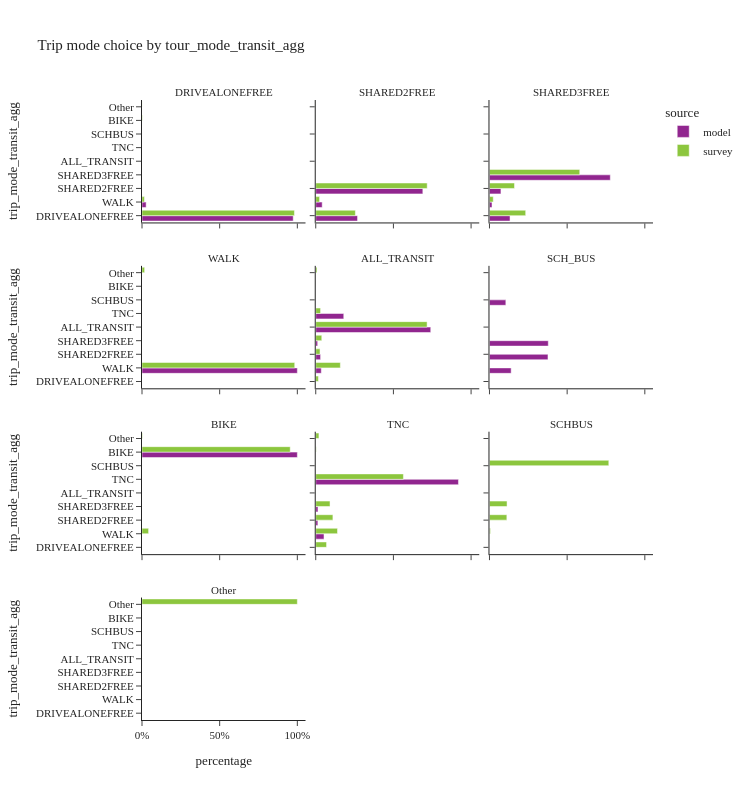
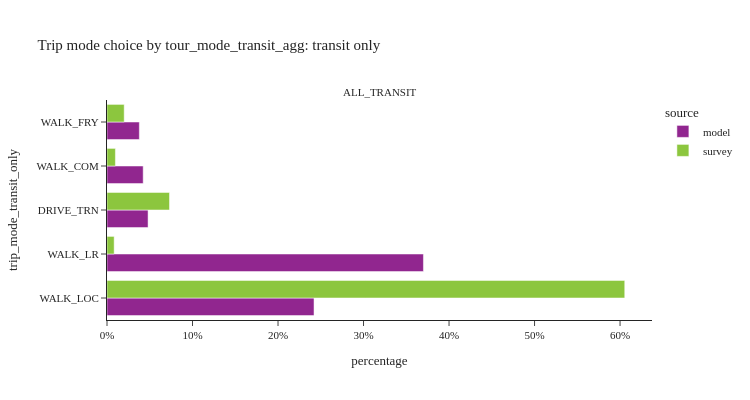

The notebook cell these images were saved under, in order:
### Code cell
trip_mode_choice_seg(segment_col='tour_mode_transit_agg', height=[800, 400])

### Figure 1 — Plotly figure (JSON) as saved in the notebook; plotly's stock layout.template omitted (floating-point values rounded to 4 significant figures)
{"data": [{"alignmentgroup": "True", "customdata": [[5004462], [136901]], "hovertemplate": "source=model<br>tour_mode_transit_agg=DRIVEALONEFREE<br>percentage=%{x}<br>trip_mode_transit_agg=%{y}<br>sample_size=%{customdata[0]}<extra></extra>", "legendgroup": "model", "marker": {"color": "#91268F", "pattern": {"shape": ""}}, "name": "model", "offsetgroup": "model", "orientation": "h", "showlegend": true, "textposition": "auto", "type": "bar", "x": [0.9734, 0.02663], "xaxis": "x10", "y": ["DRIVEALONEFREE", "WALK"], "yaxis": "y10"}, {"alignmentgroup": "True", "customdata": [[930259], [2383877], [143436]], "hovertemplate": "source=model<br>tour_mode_transit_agg=SHARED2FREE<br>percentage=%{x}<br>trip_mode_transit_agg=%{y}<br>sample_size=%{customdata[0]}<extra></extra>", "legendgroup": "model", "marker": {"color": "#91268F", "pattern": {"shape": ""}}, "name": "model", "offsetgroup": "model", "orientation": "h", "showlegend": false, "textposition": "auto", "type": "bar", "x": [0.269, 0.6895, 0.04148], "xaxis": "x11", "y": ["DRIVEALONEFREE", "SHARED2FREE", "WALK"], "yaxis": "y11"}, {"alignmentgroup": "True", "customdata": [[261413], [145781], [1537020], [32244]], "hovertemplate": "source=model<br>tour_mode_transit_agg=SHARED3FREE<br>percentage=%{x}<br>trip_mode_transit_agg=%{y}<br>sample_size=%{customdata[0]}<extra></extra>", "legendgroup": "model", "marker": {"color": "#91268F", "pattern": {"shape": ""}}, "name": "model", "offsetgroup": "model", "orientation": "h", "showlegend": false, "textposition": "auto", "type": "bar", "x": [0.1323, 0.07376, 0.7777, 0.01631], "xaxis": "x12", "y": ["DRIVEALONEFREE", "SHARED2FREE", "SHARED3FREE", "WALK"], "yaxis": "y12"}, {"alignmentgroup": "True", "customdata": [[1288420]], "hovertemplate": "source=model<br>tour_mode_transit_agg=WALK<br>percentage=%{x}<br>trip_mode_transit_agg=%{y}<br>sample_size=%{customdata[0]}<extra></extra>", "legendgroup": "model", "marker": {"color": "#91268F", "pattern": {"shape": ""}}, "name": "model", "offsetgroup": "model", "orientation": "h", "showlegend": false, "textposition": "auto", "type": "bar", "x": [1.0], "xaxis": "x7", "y": ["WALK"], "yaxis": "y7"}, {"alignmentgroup": "True", "customdata": [[6281], [2493], [7203], [149144], [36343]], "hovertemplate": "source=model<br>tour_mode_transit_agg=ALL_TRANSIT<br>percentage=%{x}<br>trip_mode_transit_agg=%{y}<br>sample_size=%{customdata[0]}<extra></extra>", "legendgroup": "model", "marker": {"color": "#91268F", "pattern": {"shape": ""}}, "name": "model", "offsetgroup": "model", "orientation": "h", "showlegend": false, "textposition": "auto", "type": "bar", "x": [0.03118, 0.01237, 0.03575, 0.7403, 0.1804], "xaxis": "x8", "y": ["SHARED2FREE", "SHARED3FREE", "WALK", "ALL_TRANSIT", "TNC"], "yaxis": "y8"}, {"alignmentgroup": "True", "customdata": [[119238], [119851], [44178], [33346]], "hovertemplate": "source=model<br>tour_mode_transit_agg=SCH_BUS<br>percentage=%{x}<br>trip_mode_transit_agg=%{y}<br>sample_size=%{customdata[0]}<extra></extra>", "legendgroup": "model", "marker": {"color": "#91268F", "pattern": {"shape": ""}}, "name": "model", "offsetgroup": "model", "orientation": "h", "showlegend": false, "textposition": "auto", "type": "bar", "x": [0.3766, 0.3785, 0.1395, 0.1053], "xaxis": "x9", "y": ["SHARED2FREE", "SHARED3FREE", "WALK", "SCHBUS"], "yaxis": "y9"}, {"alignmentgroup": "True", "customdata": [[33227]], "hovertemplate": "source=model<br>tour_mode_transit_agg=BIKE<br>percentage=%{x}<br>trip_mode_transit_agg=%{y}<br>sample_size=%{customdata[0]}<extra></extra>", "legendgroup": "model", "marker": {"color": "#91268F", "pattern": {"shape": ""}}, "name": "model", "offsetgroup": "model", "orientation": "h", "showlegend": false, "textposition": "auto", "type": "bar", "x": [1.0], "xaxis": "x4", "y": ["BIKE"], "yaxis": "y4"}, {"alignmentgroup": "True", "customdata": [[2149], [2276], [8386], [144720]], "hovertemplate": "source=model<br>tour_mode_transit_agg=TNC<br>percentage=%{x}<br>trip_mode_transit_agg=%{y}<br>sample_size=%{customdata[0]}<extra></extra>", "legendgroup": "model", "marker": {"color": "#91268F", "pattern": {"shape": ""}}, "name": "model", "offsetgroup": "model", "orientation": "h", "showlegend": false, "textposition": "auto", "type": "bar", "x": [0.01364, 0.01445, 0.05323, 0.9187], "xaxis": "x5", "y": ["SHARED2FREE", "SHARED3FREE", "WALK", "TNC"], "yaxis": "y5"}, {"alignmentgroup": "True", "customdata": [[10341], [345], [23], [40]], "hovertemplate": "source=survey<br>tour_mode_transit_agg=DRIVEALONEFREE<br>percentage=%{x}<br>trip_mode_transit_agg=%{y}<br>sample_size=%{customdata[0]}<extra></extra>", "legendgroup": "survey", "marker": {"color": "#8CC63E", "pattern": {"shape": ""}}, "name": "survey", "offsetgroup": "survey", "orientation": "h", "showlegend": true, "textposition": "auto", "type": "bar", "x": [0.9813, 0.01549, 0.002608, 0.0005723], "xaxis": "x10", "y": ["DRIVEALONEFREE", "WALK", "BIKE", "Other"], "yaxis": "y10"}, {"alignmentgroup": "True", "customdata": [[1284], [3863], [172], [12], [20]], "hovertemplate": "source=survey<br>tour_mode_transit_agg=SHARED2FREE<br>percentage=%{x}<br>trip_mode_transit_agg=%{y}<br>sample_size=%{customdata[0]}<extra></extra>", "legendgroup": "survey", "marker": {"color": "#8CC63E", "pattern": {"shape": ""}}, "name": "survey", "offsetgroup": "survey", "orientation": "h", "showlegend": false, "textposition": "auto", "type": "bar", "x": [0.2552, 0.7175, 0.02462, 0.00147, 0.001286], "xaxis": "x11", "y": ["DRIVEALONEFREE", "SHARED2FREE", "WALK", "BIKE", "Other"], "yaxis": "y11"}, {"alignmentgroup": "True", "customdata": [[516], [430], [1875], [132], [5]], "hovertemplate": "source=survey<br>tour_mode_transit_agg=SHARED3FREE<br>percentage=%{x}<br>trip_mode_transit_agg=%{y}<br>sample_size=%{customdata[0]}<extra></extra>", "legendgroup": "survey", "marker": {"color": "#8CC63E", "pattern": {"shape": ""}}, "name": "survey", "offsetgroup": "survey", "orientation": "h", "showlegend": false, "textposition": "auto", "type": "bar", "x": [0.2331, 0.161, 0.581, 0.0242, 0.0005997], "xaxis": "x12", "y": ["DRIVEALONEFREE", "SHARED2FREE", "SHARED3FREE", "WALK", "BIKE"], "yaxis": "y12"}, {"alignmentgroup": "True", "customdata": [[5239], [64]], "hovertemplate": "source=survey<br>tour_mode_transit_agg=WALK<br>percentage=%{x}<br>trip_mode_transit_agg=%{y}<br>sample_size=%{customdata[0]}<extra></extra>", "legendgroup": "survey", "marker": {"color": "#8CC63E", "pattern": {"shape": ""}}, "name": "survey", "offsetgroup": "survey", "orientation": "h", "showlegend": false, "textposition": "auto", "type": "bar", "x": [0.9831, 0.01687], "xaxis": "x7", "y": ["WALK", "Other"], "yaxis": "y7"}, {"alignmentgroup": "True", "customdata": [[68], [108], [49], [494], [1534], [2], [11], [34], [28]], "hovertemplate": "source=survey<br>tour_mode_transit_agg=ALL_TRANSIT<br>percentage=%{x}<br>trip_mode_transit_agg=%{y}<br>sample_size=%{customdata[0]}<extra></extra>", "legendgroup": "survey", "marker": {"color": "#8CC63E", "pattern": {"shape": ""}}, "name": "survey", "offsetgroup": "survey", "orientation": "h", "showlegend": false, "textposition": "auto", "type": "bar", "x": [0.017, 0.02754, 0.03883, 0.1584, 0.7169, 0.0008184, 0.001305, 0.03106, 0.008149], "xaxis": "x8", "y": ["DRIVEALONEFREE", "SHARED2FREE", "SHARED3FREE", "WALK", "ALL_TRANSIT", "SCHBUS", "BIKE", "TNC", "Other"], "yaxis": "y8"}, {"alignmentgroup": "True", "customdata": [[67], [754], [4]], "hovertemplate": "source=survey<br>tour_mode_transit_agg=BIKE<br>percentage=%{x}<br>trip_mode_transit_agg=%{y}<br>sample_size=%{customdata[0]}<extra></extra>", "legendgroup": "survey", "marker": {"color": "#8CC63E", "pattern": {"shape": ""}}, "name": "survey", "offsetgroup": "survey", "orientation": "h", "showlegend": false, "textposition": "auto", "type": "bar", "x": [0.04243, 0.9541, 0.003427], "xaxis": "x4", "y": ["WALK", "BIKE", "Other"], "yaxis": "y4"}, {"alignmentgroup": "True", "customdata": [[10], [16], [6], [43], [1], [99], [14]], "hovertemplate": "source=survey<br>tour_mode_transit_agg=TNC<br>percentage=%{x}<br>trip_mode_transit_agg=%{y}<br>sample_size=%{customdata[0]}<extra></extra>", "legendgroup": "survey", "marker": {"color": "#8CC63E", "pattern": {"shape": ""}}, "name": "survey", "offsetgroup": "survey", "orientation": "h", "showlegend": false, "textposition": "auto", "type": "bar", "x": [0.06963, 0.1104, 0.0919, 0.1401, 0.002979, 0.5644, 0.02056], "xaxis": "x5", "y": ["DRIVEALONEFREE", "SHARED2FREE", "SHARED3FREE", "WALK", "BIKE", "TNC", "Other"], "yaxis": "y5"}, {"alignmentgroup": "True", "customdata": [[40], [29], [10], [218], [1]], "hovertemplate": "source=survey<br>tour_mode_transit_agg=SCHBUS<br>percentage=%{x}<br>trip_mode_transit_agg=%{y}<br>sample_size=%{customdata[0]}<extra></extra>", "legendgroup": "survey", "marker": {"color": "#8CC63E", "pattern": {"shape": ""}}, "name": "survey", "offsetgroup": "survey", "orientation": "h", "showlegend": false, "textposition": "auto", "type": "bar", "x": [0.1118, 0.1131, 0.00624, 0.7681, 0.0006736], "xaxis": "x6", "y": ["SHARED2FREE", "SHARED3FREE", "WALK", "SCHBUS", "BIKE"], "yaxis": "y6"}, {"alignmentgroup": "True", "customdata": [[259]], "hovertemplate": "source=survey<br>tour_mode_transit_agg=Other<br>percentage=%{x}<br>trip_mode_transit_agg=%{y}<br>sample_size=%{customdata[0]}<extra></extra>", "legendgroup": "survey", "marker": {"color": "#8CC63E", "pattern": {"shape": ""}}, "name": "survey", "offsetgroup": "survey", "orientation": "h", "showlegend": false, "textposition": "auto", "type": "bar", "x": [1.0], "xaxis": "x", "y": ["Other"], "yaxis": "y"}], "layout": {"annotations": [{"font": {}, "showarrow": false, "text": "Other", "x": 0.16, "xanchor": "center", "xref": "paper", "y": 0.1975, "yanchor": "bottom", "yref": "paper"}, {"font": {}, "showarrow": false, "text": "BIKE", "x": 0.16, "xanchor": "center", "xref": "paper", "y": 0.465, "yanchor": "bottom", "yref": "paper"}, {"font": {}, "showarrow": false, "text": "TNC", "x": 0.5, "xanchor": "center", "xref": "paper", "y": 0.465, "yanchor": "bottom", "yref": "paper"}, {"font": {}, "showarrow": false, "text": "SCHBUS", "x": 0.84, "xanchor": "center", "xref": "paper", "y": 0.465, "yanchor": "bottom", "yref": "paper"}, {"font": {}, "showarrow": false, "text": "WALK", "x": 0.16, "xanchor": "center", "xref": "paper", "y": 0.7325, "yanchor": "bottom", "yref": "paper"}, {"font": {}, "showarrow": false, "text": "ALL_TRANSIT", "x": 0.5, "xanchor": "center", "xref": "paper", "y": 0.7325, "yanchor": "bottom", "yref": "paper"}, {"font": {}, "showarrow": false, "text": "SCH_BUS", "x": 0.84, "xanchor": "center", "xref": "paper", "y": 0.7325, "yanchor": "bottom", "yref": "paper"}, {"font": {}, "showarrow": false, "text": "DRIVEALONEFREE", "x": 0.16, "xanchor": "center", "xref": "paper", "y": 1.0, "yanchor": "bottom", "yref": "paper"}, {"font": {}, "showarrow": false, "text": "SHARED2FREE", "x": 0.5, "xanchor": "center", "xref": "paper", "y": 1.0, "yanchor": "bottom", "yref": "paper"}, {"font": {}, "showarrow": false, "text": "SHARED3FREE", "x": 0.84, "xanchor": "center", "xref": "paper", "y": 1.0, "yanchor": "bottom", "yref": "paper"}], "barmode": "group", "height": 800, "legend": {"title": {"text": "source"}, "tracegroupgap": 0}, "title": {"text": "Trip mode choice by tour_mode_transit_agg"}, "width": 750, "xaxis": {"anchor": "y", "domain": [0.0, 0.32], "tickformat": ".0%", "title": {"text": "percentage"}}, "xaxis10": {"anchor": "y10", "domain": [0.0, 0.32], "matches": "x", "showticklabels": false, "tickformat": ".0%"}, "xaxis11": {"anchor": "y11", "domain": [0.34, 0.66], "matches": "x", "showticklabels": false, "tickformat": ".0%"}, "xaxis12": {"anchor": "y12", "domain": [0.68, 1.0], "matches": "x", "showticklabels": false, "tickformat": ".0%"}, "xaxis2": {"anchor": "y2", "domain": [0.34, 0.66], "matches": "x", "tickformat": ".0%", "title": {"text": "percentage"}}, "xaxis3": {"anchor": "y3", "domain": [0.68, 1.0], "matches": "x", "tickformat": ".0%", "title": {"text": "percentage"}}, "xaxis4": {"anchor": "y4", "domain": [0.0, 0.32], "matches": "x", "showticklabels": false, "tickformat": ".0%"}, "xaxis5": {"anchor": "y5", "domain": [0.34, 0.66], "matches": "x", "showticklabels": false, "tickformat": ".0%"}, "xaxis6": {"anchor": "y6", "domain": [0.68, 1.0], "matches": "x", "showticklabels": false, "tickformat": ".0%"}, "xaxis7": {"anchor": "y7", "domain": [0.0, 0.32], "matches": "x", "showticklabels": false, "tickformat": ".0%"}, "xaxis8": {"anchor": "y8", "domain": [0.34, 0.66], "matches": "x", "showticklabels": false, "tickformat": ".0%"}, "xaxis9": {"anchor": "y9", "domain": [0.68, 1.0], "matches": "x", "showticklabels": false, "tickformat": ".0%"}, "yaxis": {"anchor": "x", "domain": [0.0, 0.1975], "title": {"text": "trip_mode_transit_agg"}}, "yaxis10": {"anchor": "x10", "domain": [0.8025, 1.0], "matches": "y", "title": {"text": "trip_mode_transit_agg"}}, "yaxis11": {"anchor": "x11", "domain": [0.8025, 1.0], "matches": "y", "showticklabels": false}, "yaxis12": {"anchor": "x12", "domain": [0.8025, 1.0], "matches": "y", "showticklabels": false}, "yaxis2": {"anchor": "x2", "domain": [0.0, 0.1975], "matches": "y", "showticklabels": false}, "yaxis3": {"anchor": "x3", "domain": [0.0, 0.1975], "matches": "y", "showticklabels": false}, "yaxis4": {"anchor": "x4", "domain": [0.2675, 0.465], "matches": "y", "title": {"text": "trip_mode_transit_agg"}}, "yaxis5": {"anchor": "x5", "domain": [0.2675, 0.465], "matches": "y", "showticklabels": false}, "yaxis6": {"anchor": "x6", "domain": [0.2675, 0.465], "matches": "y", "showticklabels": false}, "yaxis7": {"anchor": "x7", "domain": [0.535, 0.7325], "matches": "y", "title": {"text": "trip_mode_transit_agg"}}, "yaxis8": {"anchor": "x8", "domain": [0.535, 0.7325], "matches": "y", "showticklabels": false}, "yaxis9": {"anchor": "x9", "domain": [0.535, 0.7325], "matches": "y", "showticklabels": false}}}

### Figure 2 — Plotly figure (JSON) as saved in the notebook; plotly's stock layout.template omitted (floating-point values rounded to 4 significant figures)
{"data": [{"alignmentgroup": "True", "customdata": [[48774], [74552], [9676], [8523], [7619]], "hovertemplate": "source=model<br>tour_mode_transit_agg=ALL_TRANSIT<br>percentage=%{x}<br>trip_mode_transit_only=%{y}<br>sample_size=%{customdata[0]}<extra></extra>", "legendgroup": "model", "marker": {"color": "#91268F", "pattern": {"shape": ""}}, "name": "model", "offsetgroup": "model", "orientation": "h", "showlegend": true, "textposition": "auto", "type": "bar", "x": [0.2421, 0.3701, 0.04803, 0.04231, 0.03782], "xaxis": "x", "y": ["WALK_LOC", "WALK_LR", "DRIVE_TRN", "WALK_COM", "WALK_FRY"], "yaxis": "y"}, {"alignmentgroup": "True", "customdata": [[1347], [73], [85], [16], [13]], "hovertemplate": "source=survey<br>tour_mode_transit_agg=ALL_TRANSIT<br>percentage=%{x}<br>trip_mode_transit_only=%{y}<br>sample_size=%{customdata[0]}<extra></extra>", "legendgroup": "survey", "marker": {"color": "#8CC63E", "pattern": {"shape": ""}}, "name": "survey", "offsetgroup": "survey", "orientation": "h", "showlegend": true, "textposition": "auto", "type": "bar", "x": [0.6055, 0.008372, 0.0731, 0.009827, 0.0201], "xaxis": "x", "y": ["WALK_LOC", "WALK_LR", "DRIVE_TRN", "WALK_COM", "WALK_FRY"], "yaxis": "y"}], "layout": {"annotations": [{"font": {}, "showarrow": false, "text": "ALL_TRANSIT", "x": 0.5, "xanchor": "center", "xref": "paper", "y": 1.0, "yanchor": "bottom", "yref": "paper"}], "barmode": "group", "height": 400, "legend": {"title": {"text": "source"}, "tracegroupgap": 0}, "title": {"text": "Trip mode choice by tour_mode_transit_agg: transit only"}, "width": 750, "xaxis": {"anchor": "y", "domain": [0.0, 1.0], "tickformat": ".0%", "title": {"text": "percentage"}}, "yaxis": {"anchor": "x", "domain": [0.0, 1.0], "title": {"text": "trip_mode_transit_only"}}}}
